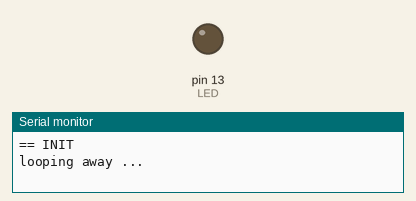
This sketch was run on a simulated Arduino Uno, built with avr-gcc and run on an emulated ATmega328P. Shown: output pins drawn as LEDs (lit = HIGH), the last lines printed to the serial monitor. Dashed ring = blinking.

Above: at 0.9 s.
At 2.4 s:
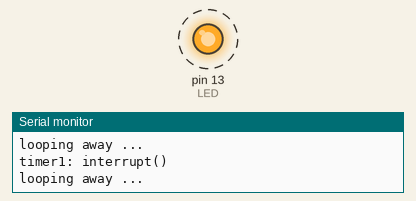
Timing chart, 0 to 4.6 s (numbered marks = the images above):
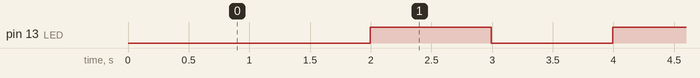

Measured:
- by itself, pin 13 (LED): alternates HIGH for 1.0 s and LOW for 1.0 s

The sketch:

interrupts.ino
```cpp
// (licence header left out)
#define LED 13

#define SECOND_LOOPS_NONE 0xF4
#define SECOND_LOOPS_8 0x1E
#define SECOND_LOOPS_64 0x03

#define PRESCALE_NONE 0xFFFF // 0xF42400
#define PRESCALE_8    0xFFFF // 0x1E8480
#define PRESCALE_64   0xFFFF // 0x3D090
#define PRESCALE_256  0xF424
#define PRESCALE_1024 0x3D09

// the prescale counter contains the calls we need to skip to get close to our target interval
// change this to SECOND_LOOPS_xx if needed
volatile int prescaleCounter = SECOND_LOOPS_NONE;
volatile int toggleState = HIGH;

void setup(){
  Serial.begin(115200);
  Serial.println("== INIT");

  pinMode(LED, OUTPUT);

  cli();

  // we should not use timer0 as it affects delay() etc. (if using arduino code)

  // reset the timer registers
  TCCR1A = 0;
  TCCR1B = 0;
  TCNT1  = 0;

  // (Hz/Prescaler)*seconds-1
  OCR1A = PRESCALE_NONE - 1; // run every second
  TCCR1B |= _BV(CS10); // must match prescale value
  TCCR1B |= _BV(WGM12); // CTC Mode
  TIMSK1 |= _BV(OCIE1A); // Timer compare interrupt

  sei();
}

/**
 * The interrupt routine executed after a timer interrupt occured.
 * Keep in mind that everything is stopped while this routine runs.
 */
ISR(TIMER1_COMPA_vect) {
  if(--prescaleCounter > 0) return;
  prescaleCounter = SECOND_LOOPS_NONE;

  Serial.println("timer1: interrupt()");
  toggleState = toggleState == HIGH ? LOW : HIGH;
  digitalWrite(LED, toggleState);
}

/**
 * Our normal main loop. It is stopped whenever the interrupt occurs.
 */
void loop(){
  // we can do something here ...
  Serial.println("looping away ...");
  delay(1000);
}
```
